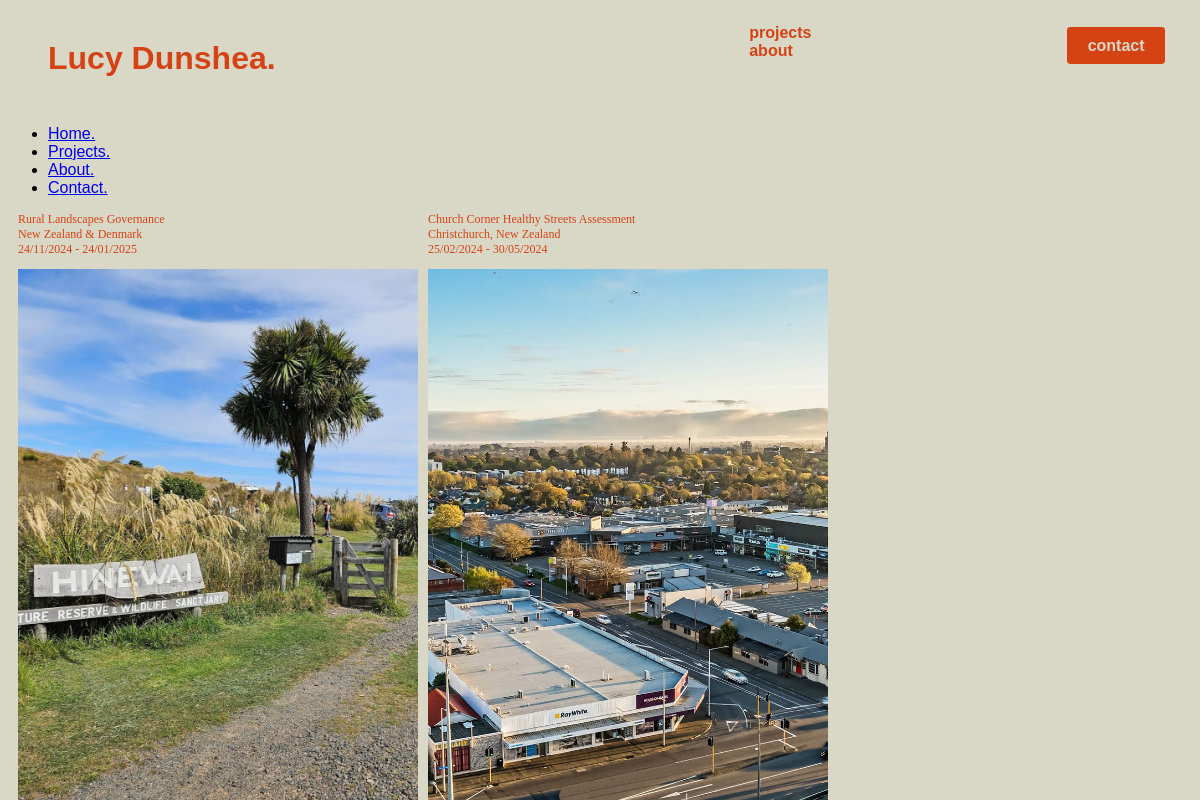
The page /projects/category/GIS/ on the database its author committed.
### portfolio/models.py (models this page shows, shortened)
class Project(models.Model):
    CATEGORIES = [
        ('Urban_Design', 'Urban Design'),
        ('GIS', 'GIS'),
        ('Climate_Resilience', 'Climate Resilience'),
        ('Geography', 'Geography'),
    ]
    title = models.CharField(max_length=200)
    short_description = models.CharField(max_length=200, null=True, blank=True)
    description = RichTextField(config_name='awesome_ckeditor', null=True, blank=True)
    location = models.CharField(max_length=200, null=True, blank=True)
    category = MultiSelectField(choices=CATEGORIES)
    technologies = models.CharField(max_length=300)
    mini_map = models.ImageField(upload_to='project_images/', blank=True, null=True)
    image = models.ImageField(upload_to='project_images/')
    detail_image = models.ImageField(upload_to='project_images/', blank=True, null=True)
    created_at = models.DateTimeField(auto_now_add=True)
    start_date = models.DateField(blank=True, null=True)
    end_date = models.DateField(blank=True, null=True)
    pdf = models.FileField(upload_to='project_pdfs/', blank=True, null=True)
    slug = models.SlugField(default="", null=False)

### portfolio/views.py (the view)
# urls.py: path('projects/category/<str:category>/', views.project_category, name='project_category'),
def project_category(request, category):
    projects = Project.objects.filter(category__contains=category).order_by('-end_date')
    return render(request, 'portfolio/projects.html', {
        'projects': projects,
    })

### portfolio/templates/portfolio/projects.html
{% extends 'portfolio/base.html' %}
{% block content %}
{% load static %}
<div class="projects-section">
    <div class="projects-section__container">
        <div class="projects-section__project">
                {% for project in projects %}
                <div class="projects-section__project-card" data-type="{{ project.category }}">
                    <p class="projects-section__info">{{ project.title }}<br>{{ project.location }}<br>{{ project.start_date|date:"d/m/Y" }} - {{ project.end_date|date:"d/m/Y" }}
                        </p>
                    <a class="projects-section__project-detail-link" href="{% url 'project_detail' project.slug %}">
                        {% if project.image %}
                        <div class="projects-section__project-card">
                            <img src="{{ project.image.url }}" class="projects-section__item-image" alt="{{ project.title }}">
                        </div>
                        {% endif %}
                    </a>
                </div>
                {% endfor %}
        </div>
        </div>
        </div>
{% endblock %}

### portfolio/static/portfolio/css/styles.css (style rules this page uses)
body { background-color: #D9D8C7; font-family: "neue-haas-grotesk-text", sans-serif; }
.projects-section { color: #d54315; bottom: 0px; position: absolute; }
.projects-section__container { overflow-y: auto; display: flex; flex-direction: column; position: relative; max-height: 75vh; scrollbar-width: none; }
.projects-section__project { display: flex; flex-direction: row; }
.projects-section__project-card { display: flex; flex-direction: column; padding-left: 5px; width: auto; }
.projects-section__info { font-family: adelle-mono; font-weight: 400; font-size: 9pt; width:fit-content; padding-left: 5px; }
.projects-section__item-image { height: 70vh; filter: none; transition: filter .3s ease-in-out; }

### rows shown on the page
Project: title "Rural Landscapes Governance", location "New Zealand & Denmark", start_date "24/11/2024", end_date "24/01/2025", image (picture)
Project: title "Church Corner Healthy Streets Assessment", location "Christchurch, New Zealand", start_date "25/02/2024", end_date "30/05/2024", image (picture)
